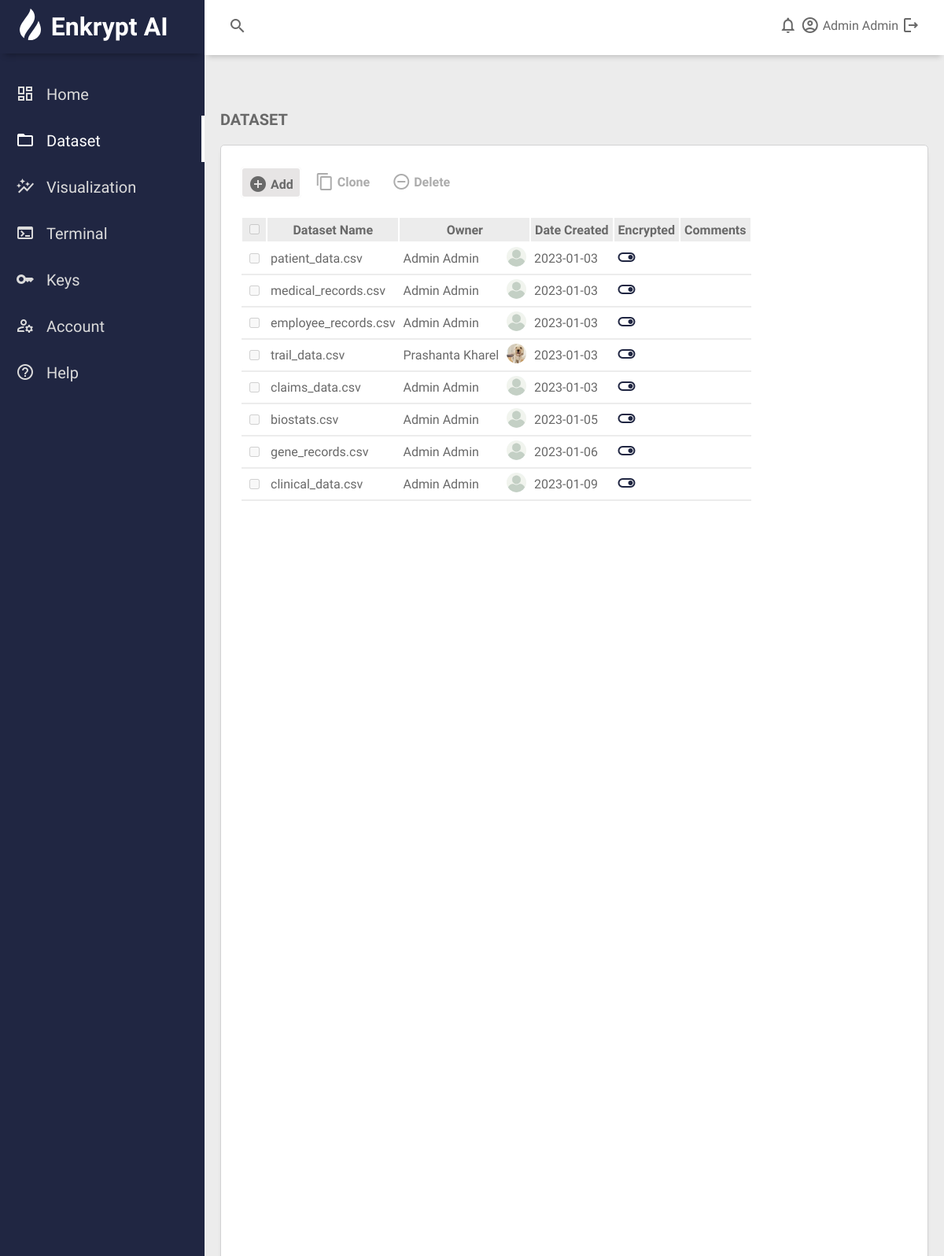
The app's page /dataset (signed in) with its own data.
### dashboardapp/dbmodels.py (models this page shows, shortened)
class User(db.Model, UserMixin):
    id =  db.Column(db.Integer, primary_key=True)
    firstname = db.Column(db.String(), unique=True, nullable=False)
    lastname = db.Column(db.String(), unique=True, nullable=False)
    email = db.Column(db.String(120), unique=True, nullable=False)
    image_file= db.Column(db.String(20), nullable=False, default='default.jpg') # Profile picture
    password = db.Column(db.String(60), nullable=False)
    apiUsage = db.relationship('APIUsage', backref= 'client', lazy=True)
    datasetsUsage = db.relationship('Datasets', backref= 'owner', lazy=True)

class Datasets(db.Model):
    id = db.Column(db.Integer, primary_key=True)
    filename = db.Column(db.String(100), nullable=False)
    date_called = db.Column(db.DateTime, nullable=False, default=datetime.utcnow)
    is_encrypted = db.Column(db.Boolean, nullable=False, default=False)
    description = db.Column(db.Text, nullable = False, default='')
    user_id = db.Column(db.Integer, db.ForeignKey('user.id'), nullable=False)

### dashboardapp/main/routes.py (the view)
@main.route("/dataset", methods=['GET', 'POST'])
@login_required
def dataset():
    if request.method == 'POST':
        uploaded_file = request.files['file']
        if uploaded_file.filename != '':
            file_ext = os.path.splitext(uploaded_file.filename)[1]
            if file_ext not in current_app.config['UPLOAD_EXTENSIONS']:
                warning='File upload unsuccessful! Supported file formats: ' + " | ".join(current_app.config['UPLOAD_EXTENSIONS'])
            else:
                fn= save_dataset(uploaded_file)
                new_dataset = Datasets(filename=fn, user_id=current_user.id)
                db.session.add(new_dataset)
                db.session.commit()
                warning='File uploaded successfully.'
    else:
        warning=''
    if current_user.email =='admin@admin.com':
        datasets = Datasets.query.all()
    else:
        datasets = Datasets.query.filter_by(user_id=current_user.id)
    return render_template('dataset.html', title='Dataset', warning=warning, datasets=datasets)

### dashboardapp/dbmodels.py (called while the page is built)
@login_manager.user_loader
def load_user(user_id):
    return User.query.get(int(user_id))

### dashboardapp/templates/dataset.html (shortened to what this page needs)
{% extends "layout_dashboard.html" %} {% block dashboard_content %}
<div class="main-title">
  <p class="font-weight-bold">DATASET</p>
</div>
<div class="main-dataset">
  <div class="content-dataset">
    <div class="header-dataset">
      <form
        method="POST"
        action="{{url_for('main.dataset')}}"
        id="upload-dataset-form"
        enctype="multipart/form-data"
      >
        <label for="add-dataset-btn" id="add-label"
          ><span class="material-icons-outlined">add_circle </span>Add</label
        >
      </form>
      <label for="clone-btn"
        ><span class="material-icons-outlined">content_copy</span>Clone</label
      >
      <label for="delete-btn"
        ><span class="material-icons-outlined">remove_circle_outline</span
        >Delete</label
      >
    </div>
      <div class="datasets-table">
        <div class="datasets-table-inner">
            <table class="datasets-table-container" cellpadding="5" cellspacing="5" style="overflow-y:scroll">
            <thead class="datasets-table-header">
                <tr class = "datasets-table-header-row">
                    <th scope="col"><input type="checkbox" disabled="disabled" name="keywords" value="keywords"/></th>
                    <th scope="col">Dataset Name</th>
                    <th colspan="2">Owner</th>
                    <th scope="col">Date Created</th>
                    <th scope="col">Encrypted</th>
                    <th scope="col">Comments</th>
                </tr>
            </thead>
            <tbody class= "datasets-table-body">
                {% for data in datasets %}
                <tr class="border-bottom">
                    <th scope="row"><input type="checkbox" disabled="disabled" name="keywords" value="keywords"/></th>
                    <td><a class= "table-data-filename" href="{{url_for('main.dataview',dataset_id = data.id )}}">{{data.filename}}</a></td>
                    <td>
                        {{data.owner.firstname}} {{data.owner.lastname}}
                    </td>
                    <td><img
                        class="account-img-icon"
                        src="{{url_for('static', filename= 'images/profile_pictures/'+data.owner.image_file)}}"
                        alt="profile picture"
                    /></td>
                    <td>{{data.date_called.strftime('%Y-%m-%d')}}</td>
                    <td>
                        {% if data.is_encrypted %}
                        <span class="material-icons-outlined" id="encryption_toggle_on">toggle_on</span>
                        {% else %}
                        <span class="material-icons-outlined">toggle_off</span>
                        {% endif %}
                    </td>
                    <td>{{data.description}}</td>
                </tr>
                {% endfor %}
            </tbody>
            </table>
        </div>
      </div>
    </div>
  </div>
  {% endblock dashboard_content %}

### dashboardapp/templates/layout_dashboard.html (shortened to what this page needs)
<!DOCTYPE html>
<html lang="en">
  <head>
    <link
      rel="stylesheet"
      type="text/css"
      href="{{url_for('static', filename='styles.css')}}"
    />
  </head>
  <body>
    <div class="grid-container" id="grid-container">
      <header class="header">
        <div class="header-left">
          <span class="material-icons-outlined">search</span>
        </div>
        <div class="header-right">
          <span class="material-icons-outlined">notifications</span>
          <span
            class="material-icons-outlined"
            onclick="window.location.href='{{url_for('users.account')}}';"
            >account_circle</span
          >
          <span
            class="login-name"
            onclick="window.location.href='{{url_for('users.account')}}';"
            >{{current_user.firstname}} {{current_user.lastname}}</span
          >
          <span
            class="material-icons-outlined"
            onclick="window.location.href='{{url_for('users.logout')}}';"
            id="logout-icon"
            >logout</span
          >
        </div>
      </header>
      <aside id="sidebar">
        <div class="sidebar-title">
          <div class="sidebar-brand">
            <span class="sidebar-logo-image"
              ><img
                id="logo-image"
                src="{{url_for('static', filename= 'images/logo-sm.svg')}}"
                alt="logo"
                height="40"
            /></span>
            Enkrypt AI
          </div>
        </div>
        <ul class="sidebar-list">
          <li
            class="sidebar-list-item"
            id="li-home"
            onclick="window.location.href='{{url_for('main.dashboard')}}';"
          >
            <span class="material-icons-outlined">dashboard</span>Home
          </li>
          <li
            class="sidebar-list-item"
            id="li-dataset"
            onclick="window.location.href='{{url_for('main.dataset')}}';"
          >
            <span class="material-icons-outlined">folder_open</span>Dataset
          </li>
          <li
            class="sidebar-list-item"
            id="li-viz"
            onclick="window.location.href='{{url_for('main.visualization')}}';"
          >
            <span class="material-icons-outlined">auto_graph</span>Visualization
          </li>
          <li
            class="sidebar-list-item"
            id="li-terminal"
            onclick="window.location.href='{{url_for('main.terminal')}}';"
          >
            <span class="material-icons-outlined">terminal</span>Terminal
          </li>
          <li
            class="sidebar-list-item"
            id="li-keys"
            onclick="window.location.href='{{url_for('main.keyaccess')}}';"
          >
            <span class="material-icons-outlined">key</span>Keys
          </li>
          <li
            class="sidebar-list-item"
            id="li-account"
            onclick="window.location.href='{{url_for('users.account')}}';"
          >
            <span class="material-icons-outlined">manage_accounts</span>Account
          </li>
          <li
            class="sidebar-list-item"
            id="li-help"
            onclick="window.location.href='{{url_for('main.help')}}';"
          >
            <span class="material-icons-outlined">help_outline</span>Help
          </li>
        </ul>
      </aside>
      <main class="main-container">
        {% block dashboard_content %}{% endblock %}
      </main>
    </div>
  </body>
</html>

### dashboardapp/static/styles.css (style rules this page uses)
body { margin: 0; padding: 0; box-sizing: border-box; background-color: #ececec; color: #696969; font-family: "Source Sans Pro", sans-serif; }
.grid-container { display: grid; grid-template-columns: 260px 1fr 1fr 1fr; grid-template-rows: 0.2fr 3fr; grid-template-areas: "sidebar header header header" "sidebar main main main"; height: 100vh; }
.header { grid-area: header; height: 70px; background-color: rgb(255, 255, 255); display: flex; align-items: center; justify-content: space-between; padding: 0 30px 0 30px; box-shadow: 0 6px 7px -4px rgba(0, 0, 0, 0.2); }
#sidebar { grid-area: sidebar; height: 100%; background-color: #202642; color: #dbdbdb; overflow-y: auto; transition: all 0.5s; -webkit-transition: all 0.5s; }
.sidebar-title { display: flex; justify-content: space-between; align-items: center; padding: 10px 10px 0px 10px; margin-bottom: 20px; color: white; box-shadow: 0px 8px 8px -6px rgba(0, 0, 0, 0.3); }
.sidebar-brand { margin-top: -20px; font-size: 32px; font-weight: 700; padding: 15px; }
.sidebar-brand > span { position: relative; top: 0.175em; padding: 0px 5px 0px 0px; }
.sidebar-list { padding: 0; margin-top: 15px; list-style-type: none; font-size: 1.25em; }
.sidebar-list-item { padding: 15px 15px 15px 20px; }
.sidebar-list-item > span { padding: 0px 15px 0px 0px; }
.sidebar-select { color: white; border-right: white 4px solid; }
li > span.material-icons-outlined { position: relative; top: 0.15em; font-size: 1.25 em; }
.main-container { grid-area: main; overflow-y: auto; padding: 20px 20px; }
.main-title { display: flex; justify-content: space-between; }
.main-title > p { font-size: 20px; }
.font-weight-bold { font-weight: 800; }
.login-name { position: relative; top: -0.5em; vertical-align: middle; }
.main-dataset { display: grid; grid-template-columns: 1fr; gap: 20px; }
.content-dataset { background-color: white; height: 100vh; margin-bottom: 20px; padding: 25px; box-sizing: border-box; -webkit-column-break-inside: avoid; border: 1px solid #d2d2d3; border-radius: 5px; box-shadow: 0 6px 7px -4px rgba(0, 0, 0, 0.2); }
.header-dataset { display: flex; align-items: center; justify-content: left; margin-top: -5px; margin-bottom: 20px; }
div.header-dataset label { background-color: white; color: #acacac; font-weight: 600; padding: 0.15rem 0.5rem 0.5rem 0.5rem; cursor: pointer; margin: 0.25rem 0.5rem 0.25rem 0; box-sizing: border-box; -webkit-column-break-inside: avoid; border: 2px solid white; border-radius: 5px; }
#add-label, #encrypt-label { background-color: #e7e5e5; color: #696969; font-weight: 600; padding: 0.7rem 0.5rem 0.4rem 0.5rem; cursor: pointer; margin: 0.25rem 0.5rem 0.25rem 0; box-sizing: border-box; -webkit-column-break-inside: avoid; border: 2px solid white; border-radius: 5px; }
div.header-dataset label span { position: relative; top: 0.375rem; padding: 0 0.25rem 0 0; }
#add-label span, #add-label span, #encrypt-label span, #encrypted-label span { position: relative; top: 0.375rem; padding: 0 0.25rem 0 0; }
.datasets-table { display: grid; grid-template-columns: 1fr; gap: 20px; }
.datasets-table-inner { display: flex; align-items: center; justify-content: space-between; margin: 0px; }
.datasets-table-header-row { background-color: #ececec; color: #696969; padding: 20px; font-weight: 00; justify-content: center; border: 2px solid white; }
.datasets-table-header-row > th { border: 2px solid white; }
.datasets-table-body > tr > td { text-align: justify; }
table { border-collapse: collapse; }
tr.border-bottom td, tr.border-bottom th { border-bottom: 2px solid #ececec; }
tr.border-bottom td > a { text-decoration: None; color: #696969; font-weight: 500; }
#encryption_toggle_on { color: #202642; }
img.account-img-icon { border-radius: 50%; width: 25px; height: 25px; }

### records on screen
User: firstname "Admin", lastname "Admin"
Datasets: filename "patient_data.csv", owner.firstname "Admin", owner.lastname "Admin", image_file (picture), date_called "2023-01-03", is_encrypted True (drawn)
Datasets: filename "medical_records.csv", owner.firstname "Admin", owner.lastname "Admin", image_file (picture), date_called "2023-01-03", is_encrypted True (drawn)
Datasets: filename "employee_records.csv", owner.firstname "Admin", owner.lastname "Admin", image_file (picture), date_called "2023-01-03", is_encrypted True (drawn)
Datasets: filename "trail_data.csv", owner.firstname "Prashanta", owner.lastname "Kharel", image_file (picture), date_called "2023-01-03", is_encrypted True (drawn)
Datasets: filename "claims_data.csv", owner.firstname "Admin", owner.lastname "Admin", image_file (picture), date_called "2023-01-03", is_encrypted True (drawn)
Datasets: filename "biostats.csv", owner.firstname "Admin", owner.lastname "Admin", image_file (picture), date_called "2023-01-05", is_encrypted True (drawn)
Datasets: filename "gene_records.csv", owner.firstname "Admin", owner.lastname "Admin", image_file (picture), date_called "2023-01-06", is_encrypted True (drawn)
Datasets: filename "clinical_data.csv", owner.firstname "Admin", owner.lastname "Admin", image_file (picture), date_called "2023-01-09", is_encrypted True (drawn)
